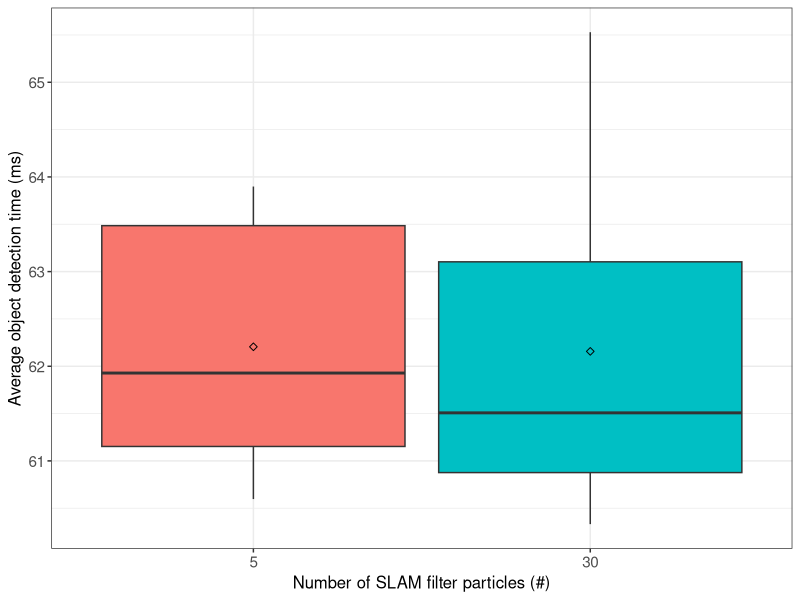
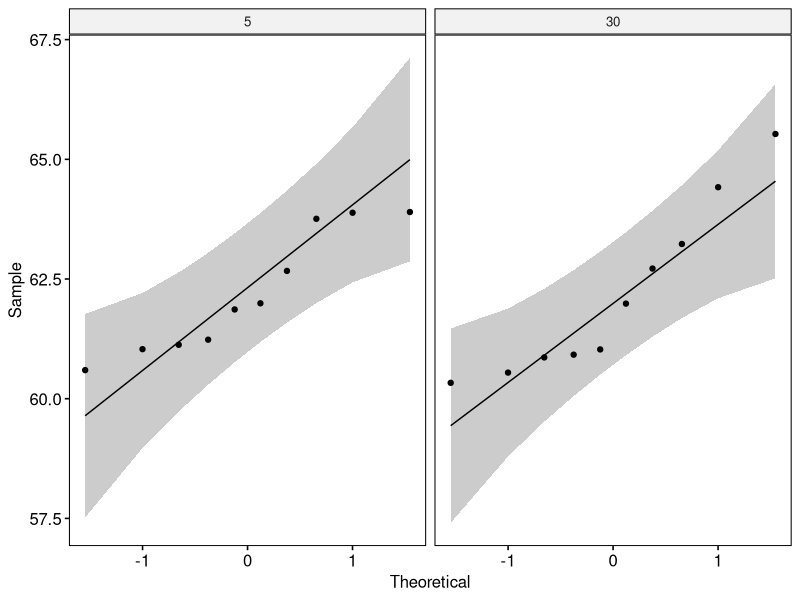

Generate these figures, in order, with R:
## ---- chunk 1
if (!require('tidyverse')) install.packages('tidyverse', dependencies = TRUE); library('tidyverse')
if (!require('ggpubr')) install.packages('ggpubr', dependencies = TRUE); library('ggpubr')
if (!require('rstatix')) install.packages('rstatix', dependencies = TRUE); library('rstatix')
if (!require('ggplot2')) install.packages('ggplot2', dependencies = TRUE); library('ggplot2')
## ---- chunk 2
data <- read.csv(file = '../../raw_data/test_particles/run_table.csv')
data <- subset(data, select = c(X__run_id, particles, avg_detection_time_ms))
data$particles <- as.factor(data$particles)
data$avg_detection_time_ms <- as.numeric(data$avg_detection_time_ms)
## ---- chunk 3
data %>%
  group_by(particles) %>%
  get_summary_stats(avg_detection_time_ms, type = "mean_sd")
## ---- chunk 4
ggplot(data, aes(x = particles, y = avg_detection_time_ms, fill = particles)) +
  theme_bw() + 
  geom_boxplot(width = 0.9, outlier.size = 0.5) + 
  stat_summary(fun = mean, color = 'black', geom = 'point', shape = 5, size = 1.5) +
  labs(x = "Number of SLAM filter particles (#)", y = "Average object detection time (ms)") +
  theme(legend.position = 'none') +
  theme(
    axis.title.x = element_text(size = 12, family = 'sans'),
    axis.title.y = element_text(size = 12, family = 'sans'),
    axis.text.x = element_text(size = 11, family = 'sans'),
    axis.text.y = element_text(size = 11, family = 'sans'),
    
  )
## ---- chunk 5
data %>% 
  group_by(particles) %>%
  identify_outliers(avg_detection_time_ms)
## ---- chunk 6
ggqqplot(data, x = "avg_detection_time_ms", facet.by = "particles")
## ---- chunk 7
data %>%
  group_by(particles) %>%
  shapiro_test(avg_detection_time_ms)
## ---- chunk 8
data %>%
  t_test(avg_detection_time_ms ~ particles) %>%
  add_significance()
